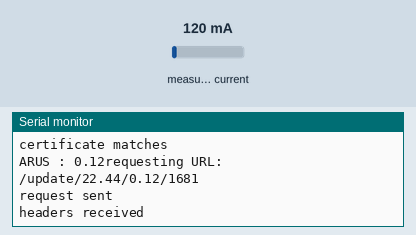
Simulated run of this sketch. Board: ESP8266 (NodeMCU). Parts: the last lines printed to the serial monitor. The inputs (shaded band) are chosen by the test bench; at power-on: measured current 120 mA. WiFi joins after 1.5 s; servers stay silent unless stated; uploads are accepted with an empty reply.

Above: at 2.7 s.
2.8 s: measured current set to 40 mA
At 4.2 s:
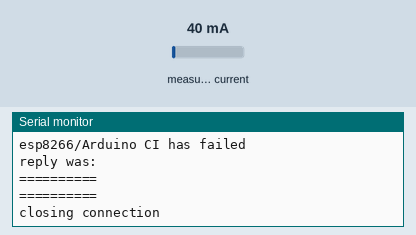
7.1 s: measured current set to 500 mA
At 8.73 s:
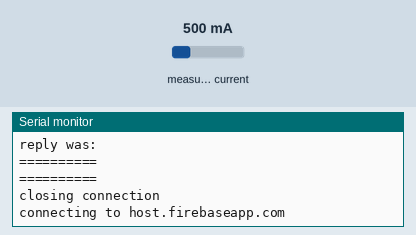
Timing chart, 0 to 10.2 s (numbered marks = the images above; inputs shaded):
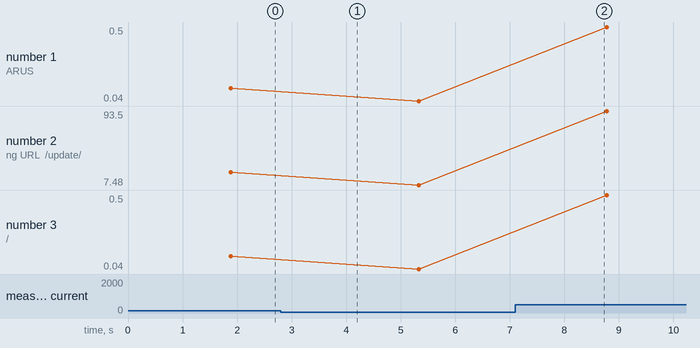

Measured:
- plotted number 1: 0.12 → 0.04 after the input at 2.8 s, 0.04 → 0.5 after the input at 7.1 s
- plotted number 2: 22.44 → 7.48 after the input at 2.8 s, 7.48 → 93.5 after the input at 7.1 s
- plotted number 3: 0.12 → 0.04 after the input at 2.8 s, 0.04 → 0.5 after the input at 7.1 s

The sketch:

clamp-si-istri-cermat.ino
```cpp
#include "EmonLib.h"

#include <ESP8266WiFi.h>
#include <WiFiClientSecure.h>

EnergyMonitor emon1;;

uint32_t durasi;
long waktu_start = 0;
long periode = 0;

const char* ssid = "waifu";
const char* password = "sandi";

const char* host = "host.firebaseapp.com";
const int httpsPort = 443;

// Use web browser to view and copy
// SHA1 fingerprint of the certificate
const char* fingerprint = "E5 4E 5F CA 79 3E 5C C8 51 D0 F7 EC FC CA 28 E8 77 C1 04 C1";

void setup() {

  Serial.begin(115200);

  emon1.current(0, 111.1);             // Current: input pin, calibration.

  Serial.println();
  Serial.print("connecting to ");
  Serial.println(ssid);
  WiFi.mode(WIFI_STA);
  WiFi.begin(ssid, password);
  while (WiFi.status() != WL_CONNECTED) {
    delay(500);
    Serial.print(".");
  }
  Serial.println("");
  Serial.println("WiFi connected");
  Serial.println("IP address: ");
  Serial.println(WiFi.localIP());

}


void loop() {

  double Irms = emon1.calcIrms(1480);  // Calculate Irms only
  float U = 220;
  float cospi = 0.85;


  // To calculate the power we need voltage multiplied by current
  float P = U * Irms * cospi;

  durasi = millis();
  periode = durasi - waktu_start;

  // Use WiFiClientSecure class to create TLS connection
  WiFiClientSecure client;
  Serial.print("connecting to ");
  Serial.println(host);
  if (!client.connect(host, httpsPort)) {
    Serial.println("connection failed");
  }

  if (client.verify(fingerprint, host)) {
    Serial.println("certificate matches");
  } else {
    Serial.println("certificate doesn't match");
  }
    //url syntax : /update/watt/ampere/delay
  Serial.print("ARUS : " + String(Irms));
  String url = "/update/"+String(P) + "/"+String(Irms) + "/"+String(periode);
  Serial.print("requesting URL: ");
  Serial.println(url);

  client.print(String("GET ") + url + " HTTP/1.1\r\n" +
               "Host: " + host + "\r\n" +
               "User-Agent: BuildFailureDetectorESP8266\r\n" +
               "Connection: close\r\n\r\n");

  Serial.println("request sent");
  while (client.connected()) {
    String line = client.readStringUntil('\n');
    if (line == "\r") {
      Serial.println("headers received");
      break;
    }
  }
  String line = client.readStringUntil('\n');
  if (line.startsWith("{\"state\":\"success\"")) {
    Serial.println("esp8266/Arduino CI successfull!");
  } else {
    Serial.println("esp8266/Arduino CI has failed");
  }
  Serial.println("reply was:");
  Serial.println("==========");
  Serial.println(line);
  Serial.println("==========");
  Serial.println("closing connection");
  delay(2000);
   waktu_start = durasi;
}
```
